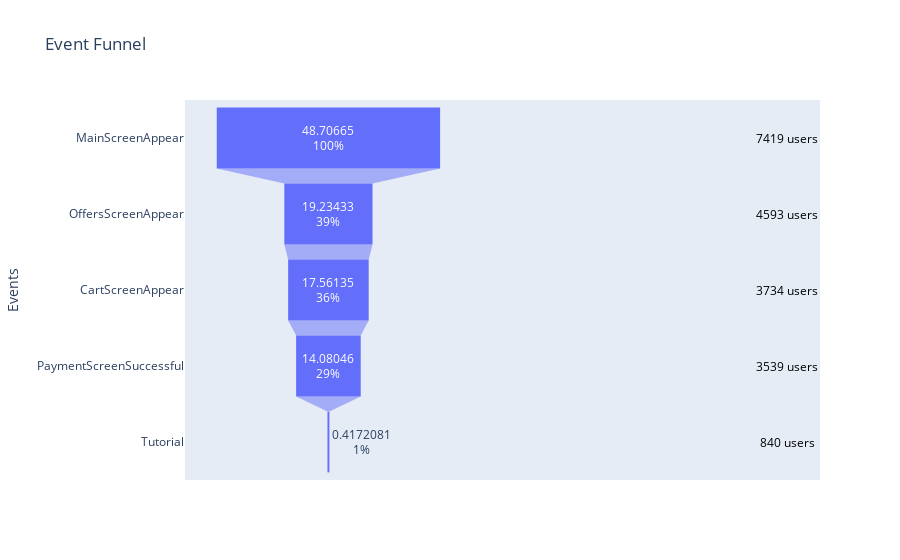

Write notebook code for a chart like this one.
### Code cell
# Counting and renaming columns by events
event_counts = df_filtered['event_name'].value_counts().reset_index()
event_counts.columns = ['event_name', 'count'] # Renaming the columns

# Calculating the percentage each event represents of the total events
total_events = event_counts['count'].sum()
event_counts['percentage'] = (event_counts['count'] / total_events) * 100

# Calculating the absolute number of users at each stage of the funnel
user_counts = df_filtered.groupby('event_name')['user_id'].nunique().reset_index()
user_counts.columns = ['event_name', 'num_users']

# Creating the funnel chart with the absolute number of users
fig = go.Figure(go.Funnel(
    y = event_counts['event_name'],
    x = event_counts['percentage'],
    textinfo = "value+percent initial",
    connector = {"line": {"color": "royalblue", "dash": "dot"}},
    name = "Event Funnel"
))

fig.update_layout(
    title = "Event Funnel",
    yaxis_title = "Events",
    xaxis_title = "Percentage (%)"
)

# Adding the absolute number of users at each stage
for i in range(len(event_counts)):
    event = event_counts.loc[i, 'event_name']
    num_users = user_counts[user_counts['event_name'] == event]['num_users'].values[0]
    fig.add_annotation(
        x = 100, y = i,
        text = f"{num_users} users",
        showarrow = False,
        font = dict(size=12, color="black"),
        align = "left"
    )

fig.show()

### Figure 1 — Plotly figure (JSON) as saved in the notebook; plotly's stock layout.template omitted (floating-point values rounded to 4 significant figures)
{"data": [{"connector": {"line": {"color": "royalblue", "dash": "dot"}}, "name": "Event Funnel", "textinfo": "value+percent initial", "type": "funnel", "x": [48.71, 19.23, 17.56, 14.08, 0.4172], "y": ["MainScreenAppear", "OffersScreenAppear", "CartScreenAppear", "PaymentScreenSuccessful", "Tutorial"]}], "layout": {"annotations": [{"align": "left", "font": {"color": "black", "size": 12}, "showarrow": false, "text": "7419 users", "x": 100, "y": 0}, {"align": "left", "font": {"color": "black", "size": 12}, "showarrow": false, "text": "4593 users", "x": 100, "y": 1}, {"align": "left", "font": {"color": "black", "size": 12}, "showarrow": false, "text": "3734 users", "x": 100, "y": 2}, {"align": "left", "font": {"color": "black", "size": 12}, "showarrow": false, "text": "3539 users", "x": 100, "y": 3}, {"align": "left", "font": {"color": "black", "size": 12}, "showarrow": false, "text": "840 users", "x": 100, "y": 4}], "title": {"text": "Event Funnel"}, "xaxis": {"title": {"text": "Percentage (%)"}}, "yaxis": {"title": {"text": "Events"}}}}
